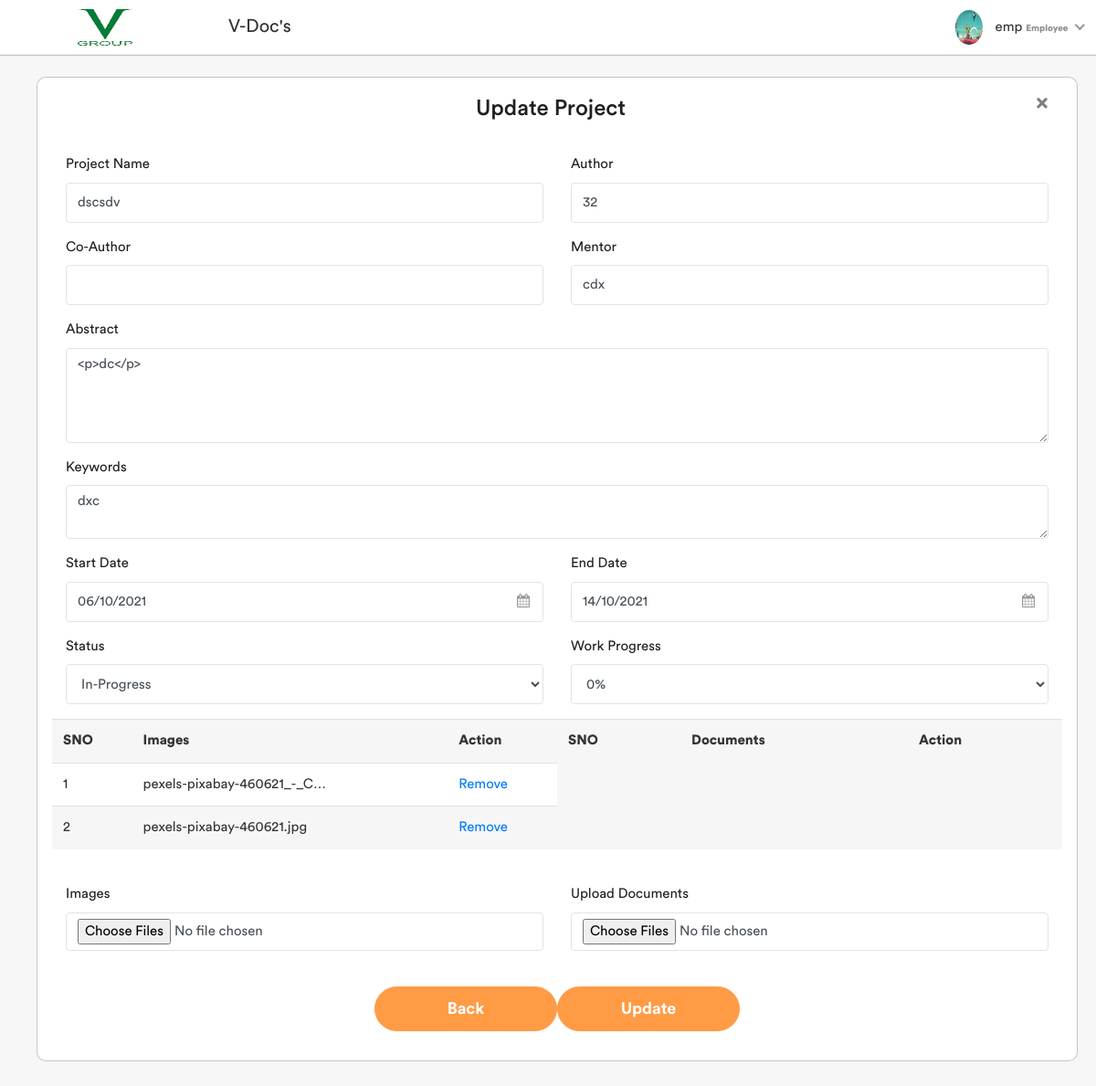
The app's page /project_update/1/ (signed in), older data.
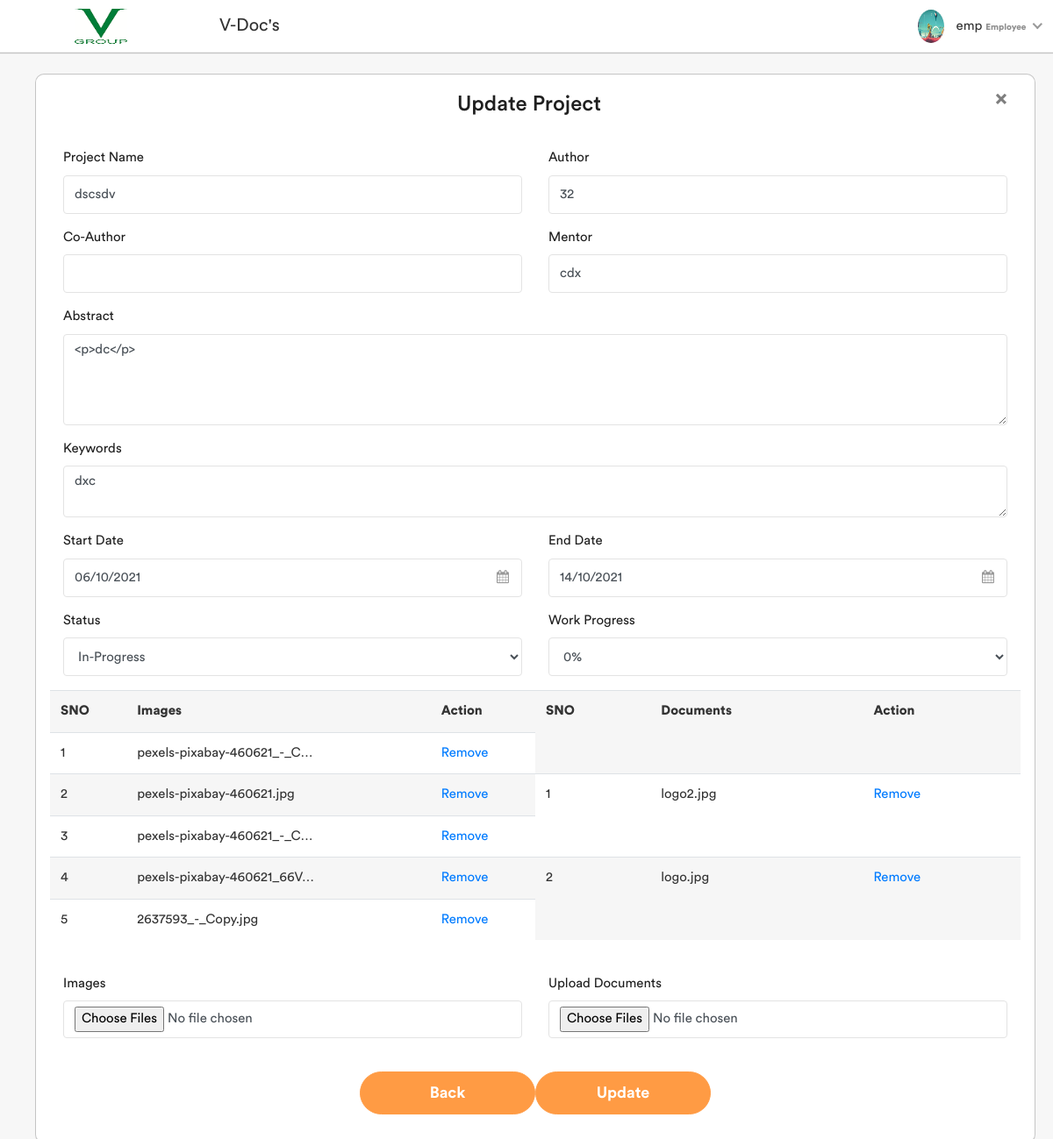
The same page, newer data.
### user/models.py (models this page shows, shortened)
class Employee(models.Model):
    user = models.OneToOneField(User,on_delete=models.CASCADE)
    phone_no = models.BigIntegerField()
    profile_pic = models.ImageField(upload_to='Users/Profile_pictures',null=True,blank=True)
    gender = models.CharField(max_length=6, choices=gender_choices)
    address = models.TextField()
    date_of_join = models.DateTimeField(default=datetime.now())
    remark = models.TextField(max_length=500)

### projects/models.py (models this page shows, shortened)
class Projects(models.Model):
    Author = models.ForeignKey(Employee, on_delete=models.CASCADE, null=True, blank=True)
    co_author = MultiSelectField(choices=co_author_choices, null=True, blank=True, max_choices=5)
    title = models.CharField(max_length=100, unique=True)
    abstract = models.TextField(max_length=500)
    project_keywords = models.TextField(max_length=500)
    mentor = models.CharField(max_length=100)
    collabrator = models.CharField(max_length=100, default='null')
    start_date = models.DateTimeField(default=datetime.now())
    completion_date = models.DateField('completion date')
    status = models.CharField(max_length=11, choices=STATUS_CHOICE, default='blank')
    work_progress = models.CharField(max_length=4,choices=work_progress_choices,default=1)

class Project_Images(models.Model):
    project_images = models.ImageField(upload_to=upload_location, null='True', blank='True')
    project_img = models.ForeignKey(Projects, on_delete=models.CASCADE, null=True, blank=True)

class Project_Files(models.Model):
    upload_documents = models.FileField(upload_to=upload_location2, null='True', blank='True')
    project = models.ForeignKey(Projects, related_name='files', on_delete=models.CASCADE, null=True, blank=True)

### projects/views.py (the view, shortened to what this page needs)
# urls.py: path('project_update/<int:id>/', ProjectUpdateView, name='project_update'),
@login_required(login_url='login_page')
def ProjectUpdateView(request, id):
    data = Employee.objects.all()
    update_project = Projects.objects.get(pk=id)
    projectview = AddprojectModelForm(instance=update_project)
    Images_Project = Project_Images.objects.filter(project_img=update_project)
    Files_Project = Project_Files.objects.filter(project=update_project)
    imagesview = [ProjectImageForm(prefix=str(images.id), instance=images) for images in Images_Project]
    filesview = [ProjectFilesForm(prefix=str(files.id), instance=files) for files in Files_Project]
    addimages = ProjectImageForm()
    addfiles = ProjectFilesForm()
    return render(request, 'Projects/update_project.html',
                  {'form': projectview, 'form2': Images_Project, 'form3': Files_Project, 'addimg': addimages,
                   'addfile': addfiles,'empdata':data})

### projects/forms.py
class ProjectImageForm(forms.ModelForm):
    class Meta:
        model = Project_Images
        fields = ['project_images']
        widgets = {
        'project_images' : forms.ClearableFileInput(attrs={'multiple': True,'class': 'form-control','id':'img','type':'file', 'name':'upload_documents'}),
        }

### user/templatetags/auth_extras.py (called while the page is built)
@register.filter(name='has_group')
def has_group(user, group_name):
    group = Group.objects.get(name=group_name)
    return True if group in user.groups.all() else False

### templates/Projects/update_project.html (shortened to what this page needs)
{% load static %}
{% include 'base.html' %}
{% load auth_extras %}
<div class="page-wrapper">
    {% block content %}
        <div class="modal-content container mt-4 mb-3" style="border-radius: 10px;">
            <form method="post" action="" enctype="multipart/form-data">
                <div class="form-group">
                    <div class="modal-body">
                        <button href="/Homepage" class="close">
                            <span aria-hidden="true">&times;</span>
                        </button>
                        <h3 style="text-align: center" class="modal-title">Update Project</h3>
                    </div>
                    <div class="modal-body">
                        <div class="row">
                            <div class="col-sm-6">
                                <div class="form-group ">
                                    <label>Project Name</label>
                                    {{ form.title }}
                                </div>
                            </div>
                            {% if request.user|has_group:"Employee" %}
                                <div class="col-sm-6">
                                    <div class="form-group ">
                                        <label>Author </label>
                                        <input name="Author" class="form-control"
                                               value="{{ request.user.employee.id }}">
                                    </div>
                                </div>
                            {% endif %}
                        </div>
                        <div class="row">
                            <div class="col-sm-6">
                                <div class="form-group ">
                                    <label>Co-Author</label>
                                </div>
                            </div>
                            <div class="col-sm-6">
                                <div class="form-group ">
                                    <label>Mentor</label>
                                    {{ form.mentor }}
                                </div>
                            </div>
                        </div>
                        <div class="form-group ">
                            <label>Abstract</label>
                            {{ form.abstract }}
                        </div>
                        <div class="form-group ">
                            <label>Keywords</label>
                            {{ form.project_keywords }}
                        </div>
                        <div class="row">
                            <div class="col-sm-6">
                                <div class="form-group  invalid ">
                                    <label>Start Date</label>
                                    <div class="cal-icon">
                                        {{ form.start_date }}
                                    </div>
                                </div>
                            </div>
                            <div class="col-sm-6">
                                <div class="form-group ">
                                    <label>End Date</label>
                                    <div class="cal-icon">
                                        {{ form.completion_date }}
                                    </div>
                                </div>
                            </div>
                        </div>
                        <div class="row">
                            <div class="col-sm-6">
                                <div class="form-group ">
                                    <label>Status</label>
                                    {{ form.status }}
                                </div>
                            </div>
                            <div class="col-sm-6">
                                <div class="form-group ">
                                    <label>Work Progress</label>
                                    {{ form.work_progress }}
                                </div>
                            </div>
                        </div>
                        <div class="row">
                            <table class="table table-striped col-sm-6"
                                   style="width:100%">
                                <tr>
                                    <th>SNO</th>
                                    <th>Images</th>
                                    <th>Action</th>
                                </tr>
                                {% for i in form2 %}
                                    <tr>
                                        <td>{{ forloop.counter }}</td>
                                        <td>{{ i.project_images|truncatechars:45|slice:"19:" }}</td>
                                        <td><a href="{% url 'deleteimage' i.id %}">Remove</a></td>
                                    </tr>
                                {% endfor %}
                            </table>
                            <table class="table table-striped col-sm-6"
                                   style="width:100%">
                                <tr>
                                    <th>SNO</th>
                                    <th>Documents</th>
                                    <th>Action</th>
                                </tr>
                                {% for j in form3 %}
                                    <tr>
                                        <td>{{ forloop.counter }}</td>
                                        <td>{{ j.upload_documents|truncatechars:45|slice:"18:" }}</td>
                                        <td><a href="{% url 'deletefile' j.id %}">Remove</a></td>
                                    </tr>
                                {% endfor %}
                            </table>
                        </div>
                        <br>
                        <div class="row file-form">
                            {% for i in addimg %}
                                <div class="col-sm-6">
                                    <div class="form-group">
                                        <label>Images</label>
                                        {{ i }}
                                    </div>
                                </div>
                            {% endfor %}
                            {% for i in addfile %}
                                <div class="col-sm-6">
                                    <div class="form-group">
                                        <label>Upload Documents</label>
                                        {{ i }}
                                    </div>
                                    <br>
                                </div>
                            {% endfor %}
                        </div>
                        <div style="justify-content: center" class="row">
                            <span><button href="/Homepage" class="btn btn-primary submit-btn">Back</button></span>
                            <span><button type="submit" class="btn btn-primary submit-btn">Update</button></span>
                        </div>
                    </div>
                </div>
            </form>
        </div>
        <br>
        <link rel="stylesheet" href="../../static/assets/css/filesupload.css"/>
    {% endblock %}
</div>

### templates/base.html (shortened to what this page needs)
<!DOCTYPE html>
<html lang="en">
{% load static %}
{% load auth_extras %}
<head>
    <link rel="stylesheet" href="{% static 'assets/css/bootstrap.min.css' %}">
    <link rel="stylesheet" href="{% static 'assets/css/font-awesome.min.css' %}">
    <link rel="stylesheet" href="{% static 'assets/css/select2.min.css' %}">
    <link rel="stylesheet" href="{% static 'assets/css/bootstrap-datetimepicker.min.css' %}">
    <link rel="stylesheet" href="{% static 'assets/css/line-awesome.min.css' %}">
    <link rel="stylesheet" href="{% static 'assets/plugins/summernote/dist/summernote-bs4.css' %}">
    <link rel="stylesheet" href="{% static 'assets/plugins/morris/morris.css' %}">
    <link rel="stylesheet" href="{% static 'assets/css/dataTables.bootstrap4.min.css' %}">
    <link rel="stylesheet" href="{% static 'assets/css/style.css' %}">
</head>
<body>
<div class="main-wrapper">
    <div class="header">
        <div class="header-left">
            <div href="" class="logo">
                <a href="{% url 'projects_list' %}"><img src="{% static 'assets/img/logo.png' %}" width="60"
                                                         height="40"
                                                         alt=""></a>
            </div>
        </div>
        <div class="page-title-box" style="font-weight: bold">
            <h3>V-Doc's</h3>
        </div>
        <ul class="nav user-menu">
            <li class="nav-item dropdown has-arrow main-drop">
                <a href="#" class="dropdown-toggle nav-link" data-toggle="dropdown">
							<span class="user-img">
                                    {% if request.user|has_group:"Employee" %}
                                        <img class="avatar" src="{{ user.employee.profile_pic }}" alt="">
                                        {{ user.username }}
                                        <span class="text-muted"
                                              style="font-size: 10px;font-weight: bold;">Employee</span>
                                    {% else %}
                                        <img src="{% static 'assets/img/profiles/avatar-1.png' %}" alt="">
                                        {{ user.username }}
                                        <span class="text-muted" style="font-size: 10px;font-weight: bold;">Admin</span>
                                    {% endif %}
                                </span>
                </a>
            </li>
        </ul>
    </div>
</div>
</body>
</html>

Row changes from the older to the newer data that the page shows:
added Project_Images: project_images "pexels-pixabay-460621_-_C…"
added Project_Images: project_images "pexels-pixabay-460621_66V…"
added Project_Images: project_images "2637593_-_Copy.jpg"
added Project_Files: upload_documents "logo2.jpg"
added Project_Files: upload_documents "logo.jpg"
